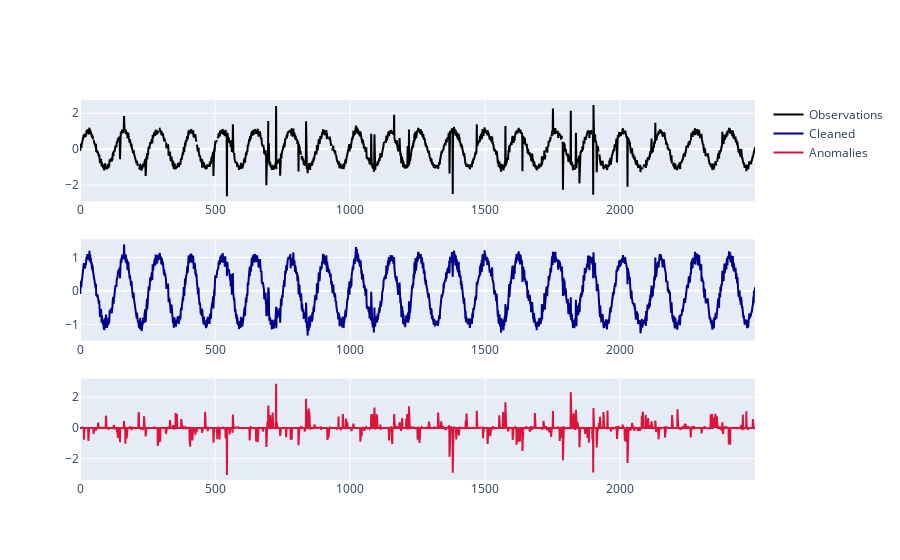

Notebook code cell kept with this figure:
### Code cell
%%time

hp = ImprovedRPCAHyperparams(signal=samples.tolist(), period=20)
hp.add_hyperparams(hyperparams_lam=[0.3, 0.35])
D, X, A = hp.compute_improve_rpca_hyperparams()
drawing.plot_matrices([D, X, A])
s1, s2, s3 = utils.resultRPCA_to_signal(D, X, A, hp.ret)
drawing.plot_signal([s1, s2, s3])

### Figure 1 — Plotly figure (JSON) as saved in the notebook; plotly's stock layout.template omitted (floating-point values rounded to 4 significant figures; data arrays with more than 128 entries replaced by an {"elided": "..."} marker saying what was removed)
{"data": [{"line": {"color": "black"}, "name": "Observations", "type": "scatter", "x": {"elided": "2500 int values"}, "xaxis": "x", "y": {"elided": "2500 float values"}, "yaxis": "y"}, {"line": {"color": "darkblue"}, "name": "Cleaned", "type": "scatter", "x": {"elided": "2500 int values"}, "xaxis": "x2", "y": {"elided": "2500 float values"}, "yaxis": "y2"}, {"line": {"color": "crimson"}, "name": "Anomalies", "type": "scatter", "x": {"elided": "2500 int values"}, "xaxis": "x3", "y": {"elided": "2500 float values"}, "yaxis": "y3"}], "layout": {"xaxis": {"anchor": "y", "domain": [0, 1]}, "xaxis2": {"anchor": "y2", "domain": [0, 1]}, "xaxis3": {"anchor": "y3", "domain": [0, 1]}, "yaxis": {"anchor": "x", "domain": [0.7333, 1]}, "yaxis2": {"anchor": "x2", "domain": [0.3667, 0.6333]}, "yaxis3": {"anchor": "x3", "domain": [0, 0.2667]}}}
